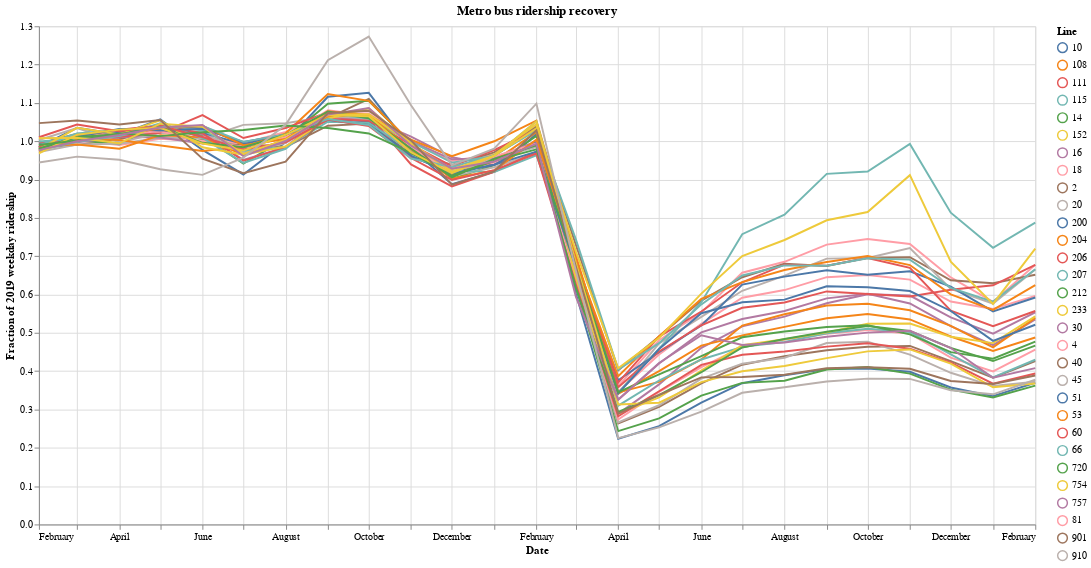

Here is the notebook cell this chart was saved with:
### Code cell
chart = (
    altair.Chart(
        bus_ridership[bus_ridership.line.isin(top_bus_lines.index)],
        width=1024,
        height=512,
        title="Metro bus ridership recovery",
    )
    .mark_line()
    .encode(
        x=altair.X("date:T", title="Date"),
        y=altair.Y("recovery:Q", title="Fraction of 2019 weekday ridership"),
        color=altair.Color("line:N", title="Line"),
    )
)

tooltip = chart.mark_point(
    size=100, opacity=0,
).encode(
    tooltip=[
        altair.Tooltip("line:N", title="Line"),
        altair.Tooltip("recovery:Q", title="Fraction of 2019 weekday ridership"),
    ]
)
figure = (chart + tooltip)
figure

### Figure 1 — Vega-Lite specification as saved in the notebook (floating-point values rounded to 4 significant figures; data arrays with more than 128 entries replaced by an {"elided": "..."} marker saying what was removed)
{"config": {"view": {"continuousWidth": 400, "continuousHeight": 300}}, "layer": [{"mark": "line", "encoding": {"color": {"type": "nominal", "field": "line", "title": "Line"}, "x": {"type": "temporal", "field": "date", "title": "Date"}, "y": {"type": "quantitative", "field": "recovery", "title": "Fraction of 2019 weekday ridership"}}, "height": 512, "title": "Metro bus ridership recovery", "width": 1024}, {"mark": {"type": "point", "opacity": 0, "size": 100}, "encoding": {"color": {"type": "nominal", "field": "line", "title": "Line"}, "tooltip": [{"type": "nominal", "field": "line", "title": "Line"}, {"type": "quantitative", "field": "recovery", "title": "Fraction of 2019 weekday ridership"}], "x": {"type": "temporal", "field": "date", "title": "Date"}, "y": {"type": "quantitative", "field": "recovery", "title": "Fraction of 2019 weekday ridership"}}, "height": 512, "title": "Metro bus ridership recovery", "width": 1024}], "data": {"name": "data-1a4289301ab6513a7b2d467e7d25f78f"}, "$schema": "https://vega.github.io/schema/vega-lite/v4.8.1.json", "datasets": {"data-1a4289301ab6513a7b2d467e7d25f78f": {"elided": "749 records"}}}
